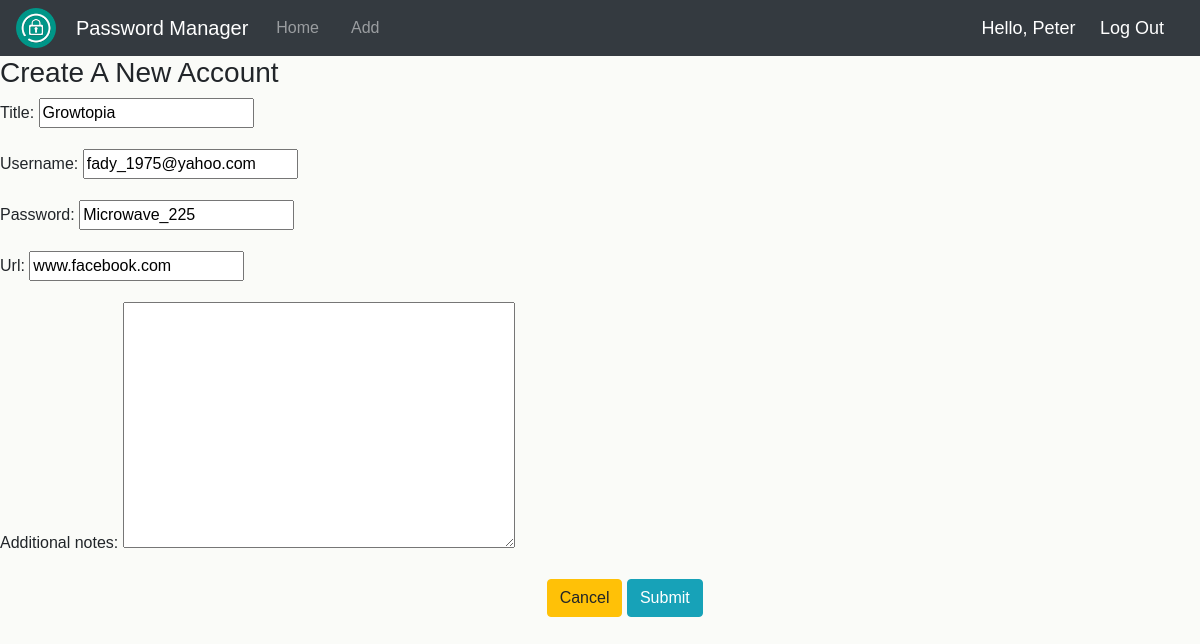
Screenshot of /update/3/ (signed in) with the database file from the repository.
### passmjrapp/models.py (models this page shows, shortened)
class PasswordAccount(models.Model):
    title = models.CharField(max_length=45, blank=True, default=None, null=True)
    username = models.CharField(max_length=45, blank=True, null=True)
    password = models.CharField(max_length=45, blank=True, null=True)
    url = models.CharField(max_length=100, blank=True, null=True)
    additional_notes = models.TextField(blank=True,default=None, null=True)
    creation_date = models.DateTimeField(auto_now_add=True, blank=True, null=True)
    last_modified = models.DateTimeField(auto_now_add=True, blank=True, null=True)
    user = models.ForeignKey(User,default=None, on_delete=models.CASCADE)

### passmjrapp/views.py (the view)
# urls.py: path('update/<str:pk>/', views.update, name='update'),
@login_required(login_url='login')
def update(request, pk):
    data = PasswordAccount.objects.get(id=pk)
    form = UpdatePassForm(instance=data)
    if request.method == 'POST':
        form = UpdatePassForm(request.POST, instance=data)
        if form.is_valid():
            form.save()
            return redirect('/')
    context = {'form': form}
    return render(request, 'update.html', context)

### passmjrapp/forms.py
class UpdatePassForm(ModelForm):
    class Meta:
        model = PasswordAccount
        fields = ['title',
                  'username',
                  'password',
                  'url',
                  'additional_notes']

### passmjrapp/templates/update.html (shortened to what this page needs)
{% extends 'base.html' %}
 {% block content %}
<div class="row">
    <div class="col-lg-8 col-lg-offset-2">
        <div class="panel panel-default">
            <div class="panel-heading">
                <h3 class="panel-title">Create A New Account</h3>
            </div>
            <form method="POST">
                <div class="panel-body">
                    <div class="row">
                        <div class="col-lg-12">
                            <div class="form-group">
                                {{form.as_p}}
                            </div>
                        </div>
                    </div>
                    <div class="row">
                        <div class="col-lg-4">
                            <a class="btn btn-warning" href="{% url 'home' %}">Cancel</a>
                            <button type="submit" class="btn btn-info">Submit</button>
                        </div>
                    </div>
                </div>
            </form>
        </div>
    </div>
</div>
 {% endblock %}

### passmjrapp/templates/navbar.html (shortened to what this page needs)
{% load static %}
{% include "head_css.html" %}
<nav class="navbar navbar-expand-lg navbar-dark bg-dark">
<a href="{% url 'home' %}">
<img  width="40px"src="{% static 'passmjrapp/images/logo.png' %}" alt="">
</a>
  <a class="navbar-brand brand" href="{% url 'home' %}">Password Manager</a>
  <div class="collapse navbar-collapse" id="navbarSupportedContent">
    <ul class="navbar-nav mr-auto">
      <li
          {% if '/' == request.path %}
            class="nav-item active mr-3"
            {% else %}
            class="nav-item mr-3"
            {% endif %}
          >
        <a class="nav-link" href="{% url 'home' %}">Home <span class="sr-only">(current)</span></a>
      </li>
      <li
          {% if 'create' in request.path %}
            class="nav-item active mr-3"
            {% else %}
            class="nav-item mr-3"
            {% endif %}
          >
        <a class="nav-link" href="{% url 'create' %}">Add</a>
      </li>
    </ul>
  </div>
  <div>
    <span class="hello-msg">Hello, {{request.user}}</span>
    <span><a class="hello-msg" href="{% url 'logout' %}">Log Out</a></span>
  </div>
</nav>

### passmjrapp/static/passmjrapp/css/styles.css (style rules this page uses)
body { margin: 0; padding: 0; justify-content: center; align-items: center; height: 100vh; font-family: sans-serif; background-color: #fafbf8; }
.hello-msg { font-size: 18px; color: #ffffff; margin-right: 20px; }
.brand { margin-right: 20px; margin-left: 20px; }

### rows the page displays
PasswordAccount: title "Growtopia", username "fady_1975@yahoo.com", password "Microwave_225", url "www.facebook.com"

### other values shown
{{ request.user }} "Peter"
